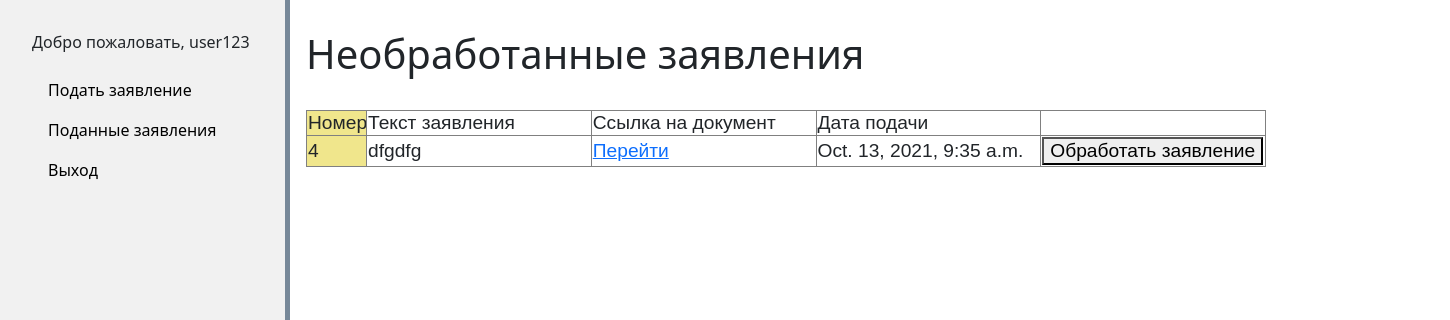
Screenshot of /unprocessed/ (signed in) with the database file from the repository.
### registr_applications/models.py (models this page shows, shortened)
class Statement(models.Model):
    number = models.AutoField(primary_key=True, verbose_name='уникальный номер')
    name = models.CharField(max_length=300,  verbose_name='наименование услуги')
    content = models.TextField(max_length=10000, null=True, verbose_name='текст заявления')
    date = models.DateTimeField(auto_now=True, blank=True, verbose_name='дата подачи')
    status = models.CharField(max_length=300, blank=True, db_index=True, verbose_name='статус')
    result = models.CharField(max_length=400, verbose_name='Результат')
    email = models.CharField(max_length=400,  verbose_name='Почтовый адрес')
    passed = models.BooleanField(default=False)   #было ли рассмотрено админом
    admin = models.ForeignKey(User, blank=True, null=True,on_delete=models.CASCADE, related_name='admin_set', verbose_name='Специалист')
    user = models.ForeignKey(User, blank=True,null=True, on_delete=models.CASCADE, related_name='user_set', verbose_name='Пользователь')
    docs = models.ImageField(upload_to=user_directory_path, null=True, )

### registr_applications/views.py (the view)
# urls.py: path('unprocessed/', UnprocessedStatList.as_view(), name='unprocessed_stat'),
class UnprocessedStatList(ListView):
    model = Statement
    template_name = 'unprocessed.html'
    context_object_name = "stats"
    allow_empty = False
    def get_queryset(self):
        return Statement.objects.filter(passed=False)

### registr_applications/templates/unprocessed.html (shortened to what this page needs)
{% extends "base.html" %}
{% block content %}
<h1>Необработанные заявления</h1><br>
<table border="1"  style="table-layout: fixed">
    <colgroup>
    <col span="1" style="background:Khaki">
  </colgroup>
  <tr>
    <td width="60">Номер</td>
      <td>Текст заявления</td>
      <td>Ссылка на документ</td>
      <td>Дата подачи</td>
      <td></td>
  </tr>
    {% for stat in stats %}
    <tr><td>{{ stat.number}}</td>
       <td > <div>{{ stat.content }}</div></td>
        <td> <a href="{{  stat.docs.url }}">Перейти</a></td>
        <td> {{ stat.date }}</td>
        <td><a href="{% url 'accept_stat' stat.number %}"><button>Обработать заявление</button></a></td>
    </tr>
    {% endfor %}
</table>
{% endblock %}

### registr_applications/templates/base.html (shortened to what this page needs)
<!DOCTYPE html>
{% load static %}
<html lang="en">
<head>
    <link rel="stylesheet" href="https://cdn.jsdelivr.net/npm/bootstrap@5.1.2/dist/css/bootstrap.min.css">
    <link rel="stylesheet" href="{% static 'registr_applications/css/registr_applications.css' %}">
</head>
<body>
    <ul class="sidenav">
       {% if user.is_authenticated %}
        <p>Добро пожаловать, {{ user }}</p>
                                {% if user.is_staff %}
                                    <li><a href="{% url 'unprocessed_stat'  %}">Необработанные заявления</a></li>
                                    <li><a href="{% url 'my_statements' %}">Обработаны мной</a></li>
                                    <li><a href="{% url 'all_statements' %}">Все заявления</a></li>
                                {% else %}
                                     <li><a href="{% url 'add_statement' %}">Подать заявление</a></li>
                                    <li><a href="{% url 'my_statements' %}">Поданные заявления</a></li>
                                {% endif %}
                <li><a href="{% url 'logout' %}">Выход</a></li>
        {% else %}
            <li><a href="{% url 'login' %}">Войти</a></li>
            <li><a href="{% url 'signup' %}">Регистрация</a></li>
        {% endif %}
    </ul>
<div class="content">
    {% block content %}
    {% endblock %}
</div>
</body>
</html>

### static/registr_applications/css/registr_applications.css (style rules this page uses)
body { margin: 0; }
ul.sidenav { padding-top: 30px; list-style-type: none; margin: 0; width: 20%; background-color: #f1f1f1; position: fixed; height: 100%; overflow: auto; border-right: 5px solid #778899; }
ul.sidenav li a { display: block; color: #000; padding: 8px 16px; text-decoration: none; }
div.content { margin-left: 20%; padding: 30px 16px; height: 1000px; }
table { font: larger sans-serif; table-layout: fixed; width: 960px; }
th, td { overflow: hidden; border: 1px solid grey; }
div { display: inline-block; position: relative; width: 100%; white-space: nowrap; text-overflow: ellipsis; }

### rows the page displays
Statement: number "4", content "dfgdfg", date "Oct. 13, 2021, 9:35 a.m."

### other values shown
{{ user }} "user123"
